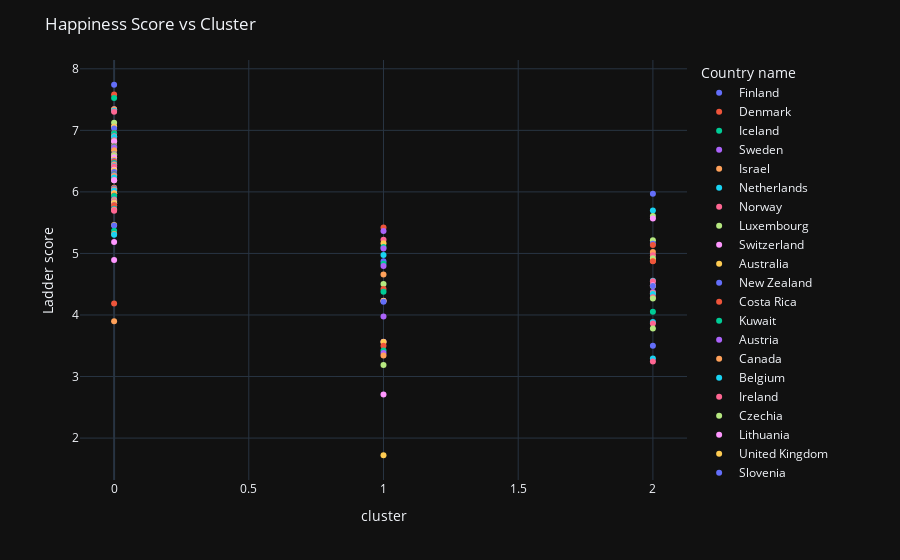

The notebook cell saved with this chart:
### Code cell
# Plot the relationship between cluster and score

fig = px.scatter(happy_df, x = 'cluster', y = "Ladder score",
            color = "Country name", hover_name = "Country name",
          trendline = "ols")

fig.update_layout(
    title_text = 'Happiness Score vs Cluster'
)
fig.show()
